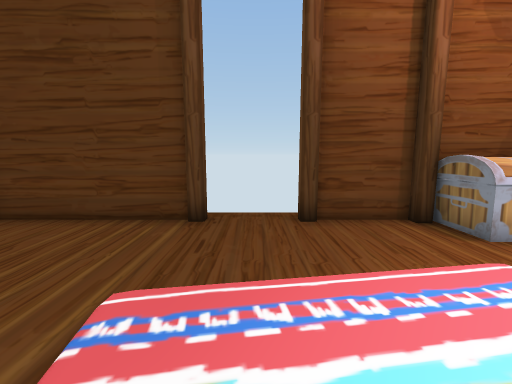
[1] (above)

13 first-person views from a walk through a 3-D level made in the Unity game engine. The camera is 1.5 m above the floor, tilts 8° down and sees 90° across. Doors are open. The floor is counted in squares, 1 m on a side. Each view is taken from the middle of a square. On the plan, view 1 faces up. The plan holds only what a view shows up to about 13 squares ahead; the rest is blank. The place goes on beyond the plan. Some surface patterns are stand-ins.

[2]
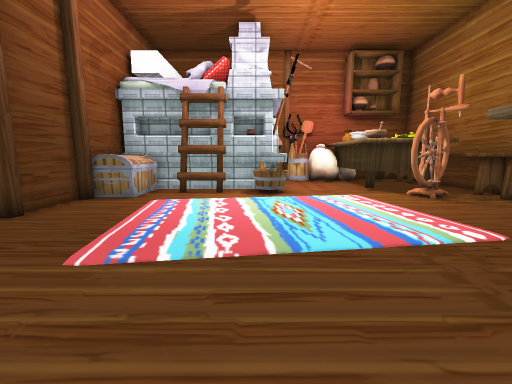

[3]
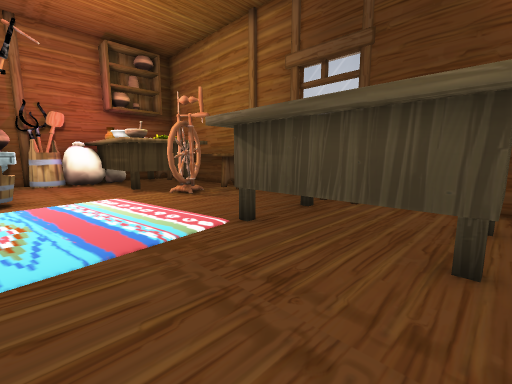

[4]
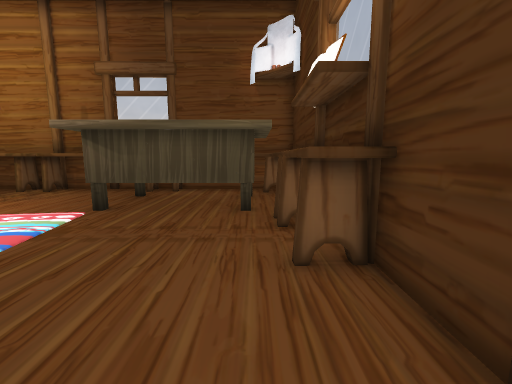

[5]
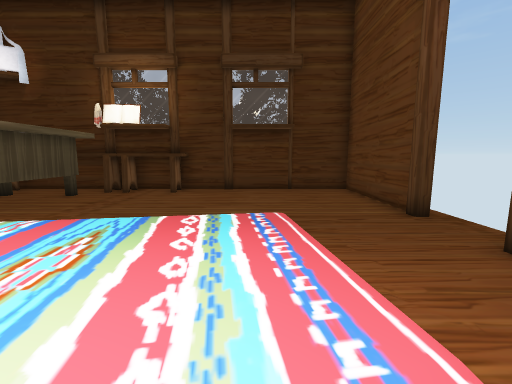

[6]
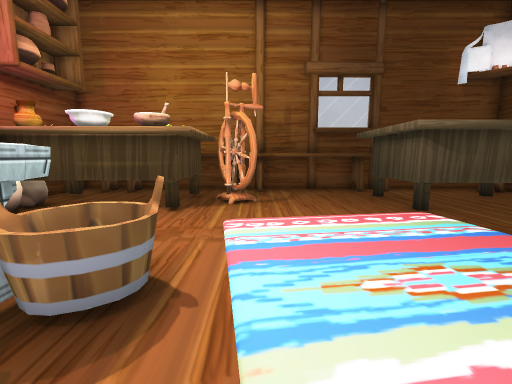

[7]
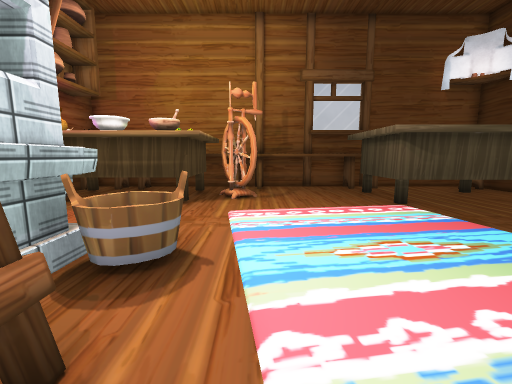

[8]
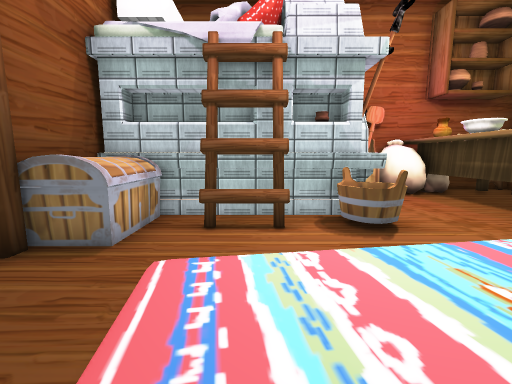

[9]
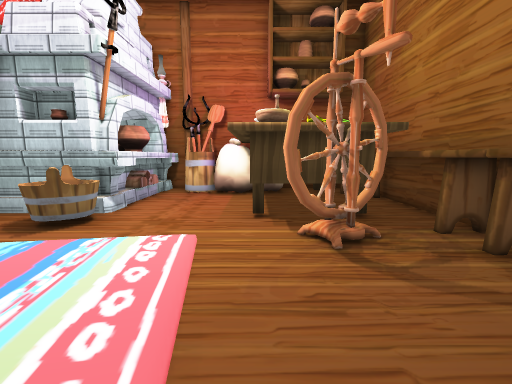

[10]
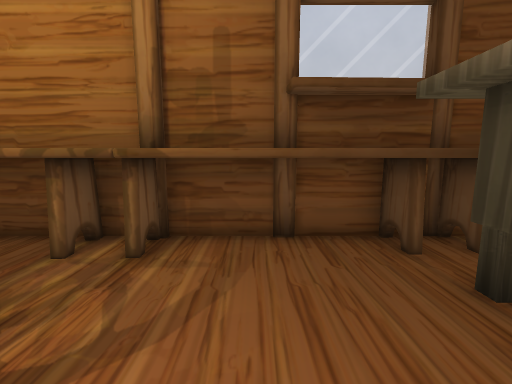

[11]
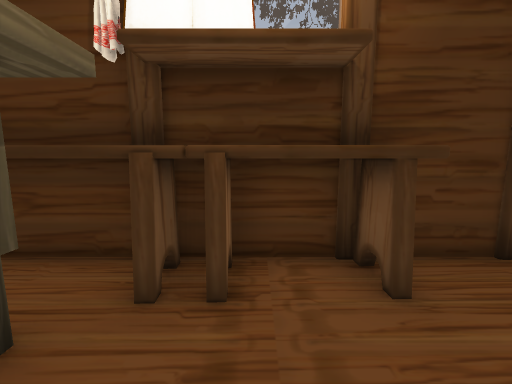

[12]
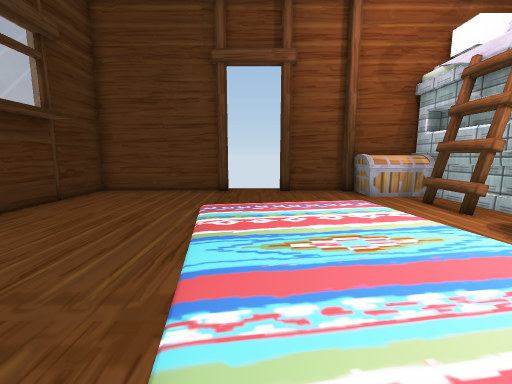

[13]
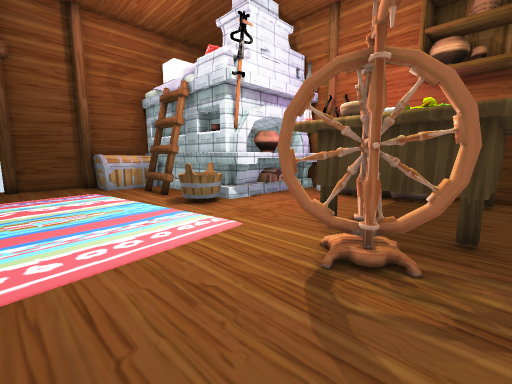

### Floor plan
Key: @ floor where view 1 was taken; # wall or solid block; . floor; D open door; = window, fence, low wall or low ledge; B box; T table; O other object.
Columns run from 7 left of view 1 to 12 right of it. Each row starts with its distance up from view 1.
  6 ######DDD###BB#
  5 #..........BBB#
  4 #.............#
  3 #............##
  2 #............##
  1 #............##
  0 #......@....=##
 -1 OO..........#=#####
 -2 #O................#
 -3 OO................#
 -4 OO...............##
 -5 OOTTTTT......TTTTT#
 -6 OOT   T....##T   T##
 -7 O T   T.....#T    T#
 -8 O O   T......OO    O
 -9 OO    OOOOOOOO
-10  OOOOO#O##OOOOOOOOO#

Positions as (right, up) in squares from view 1, and headings:
1: (0, 0), facing up
2: (-5, 0), facing right
3: (-5, -1), facing down-right
4: (-5, 2), facing down
5: (5, 2), facing left
6: (4, 2), facing down
7: (4, 3), facing down
8: (0, 2), facing right
9: (0, -5), facing right
10: (2, -5), facing down
11: (-3, -3), facing left
12: (0, -5), facing up
13: (1, -8), facing up-right
